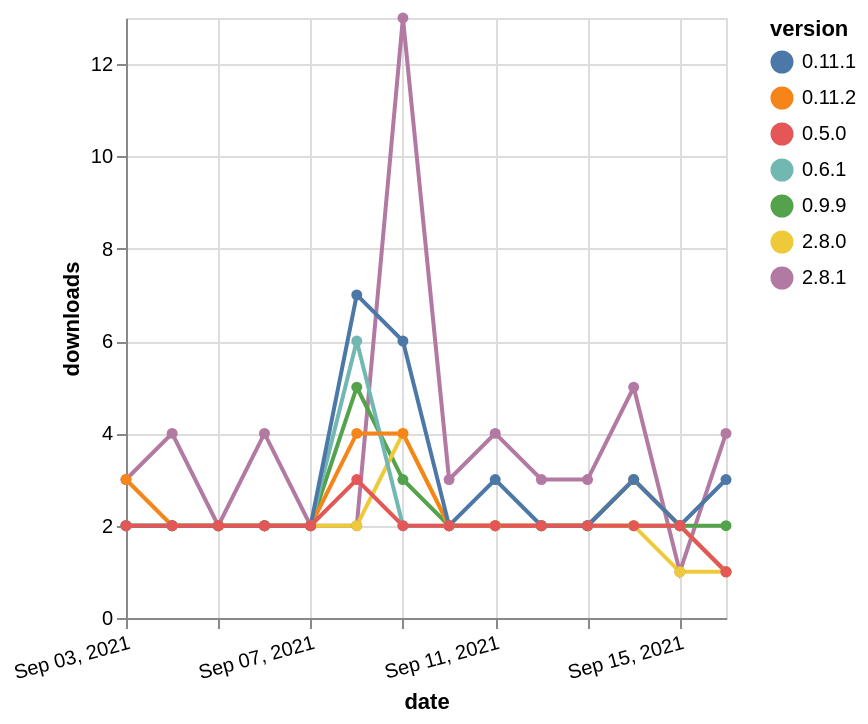

Describe this chart as a Vega-Lite specification.
### Vega-Lite specification from a JSON file in a GitHub repository (floating-point values rounded to 4 significant figures)
{"$schema": "https://vega.github.io/schema/vega-lite/v5.json", "description": "A simple bar chart with embedded data.", "data": {"values": [{"date": "2021-09-03", "total": 3750, "delta": 3, "version": "2.8.1"}, {"date": "2021-09-04", "total": 3754, "delta": 4, "version": "2.8.1"}, {"date": "2021-09-05", "total": 3756, "delta": 2, "version": "2.8.1"}, {"date": "2021-09-06", "total": 3760, "delta": 4, "version": "2.8.1"}, {"date": "2021-09-07", "total": 3762, "delta": 2, "version": "2.8.1"}, {"date": "2021-09-08", "total": 3764, "delta": 2, "version": "2.8.1"}, {"date": "2021-09-09", "total": 3777, "delta": 13, "version": "2.8.1"}, {"date": "2021-09-10", "total": 3780, "delta": 3, "version": "2.8.1"}, {"date": "2021-09-11", "total": 3784, "delta": 4, "version": "2.8.1"}, {"date": "2021-09-12", "total": 3787, "delta": 3, "version": "2.8.1"}, {"date": "2021-09-13", "total": 3790, "delta": 3, "version": "2.8.1"}, {"date": "2021-09-14", "total": 3795, "delta": 5, "version": "2.8.1"}, {"date": "2021-09-15", "total": 3796, "delta": 1, "version": "2.8.1"}, {"date": "2021-09-16", "total": 3800, "delta": 4, "version": "2.8.1"}, {"date": "2021-09-03", "total": 4434, "delta": 2, "version": "0.9.9"}, {"date": "2021-09-04", "total": 4436, "delta": 2, "version": "0.9.9"}, {"date": "2021-09-05", "total": 4438, "delta": 2, "version": "0.9.9"}, {"date": "2021-09-06", "total": 4440, "delta": 2, "version": "0.9.9"}, {"date": "2021-09-07", "total": 4442, "delta": 2, "version": "0.9.9"}, {"date": "2021-09-08", "total": 4447, "delta": 5, "version": "0.9.9"}, {"date": "2021-09-09", "total": 4450, "delta": 3, "version": "0.9.9"}, {"date": "2021-09-10", "total": 4452, "delta": 2, "version": "0.9.9"}, {"date": "2021-09-11", "total": 4454, "delta": 2, "version": "0.9.9"}, {"date": "2021-09-12", "total": 4456, "delta": 2, "version": "0.9.9"}, {"date": "2021-09-13", "total": 4458, "delta": 2, "version": "0.9.9"}, {"date": "2021-09-14", "total": 4460, "delta": 2, "version": "0.9.9"}, {"date": "2021-09-15", "total": 4462, "delta": 2, "version": "0.9.9"}, {"date": "2021-09-16", "total": 4464, "delta": 2, "version": "0.9.9"}, {"date": "2021-09-03", "total": 1707, "delta": 2, "version": "2.8.0"}, {"date": "2021-09-04", "total": 1709, "delta": 2, "version": "2.8.0"}, {"date": "2021-09-05", "total": 1711, "delta": 2, "version": "2.8.0"}, {"date": "2021-09-06", "total": 1713, "delta": 2, "version": "2.8.0"}, {"date": "2021-09-07", "total": 1715, "delta": 2, "version": "2.8.0"}, {"date": "2021-09-08", "total": 1717, "delta": 2, "version": "2.8.0"}, {"date": "2021-09-09", "total": 1721, "delta": 4, "version": "2.8.0"}, {"date": "2021-09-10", "total": 1723, "delta": 2, "version": "2.8.0"}, {"date": "2021-09-11", "total": 1725, "delta": 2, "version": "2.8.0"}, {"date": "2021-09-12", "total": 1727, "delta": 2, "version": "2.8.0"}, {"date": "2021-09-13", "total": 1729, "delta": 2, "version": "2.8.0"}, {"date": "2021-09-14", "total": 1731, "delta": 2, "version": "2.8.0"}, {"date": "2021-09-15", "total": 1732, "delta": 1, "version": "2.8.0"}, {"date": "2021-09-16", "total": 1733, "delta": 1, "version": "2.8.0"}, {"date": "2021-09-03", "total": 76527, "delta": 2, "version": "0.6.1"}, {"date": "2021-09-04", "total": 76529, "delta": 2, "version": "0.6.1"}, {"date": "2021-09-05", "total": 76531, "delta": 2, "version": "0.6.1"}, {"date": "2021-09-06", "total": 76533, "delta": 2, "version": "0.6.1"}, {"date": "2021-09-07", "total": 76535, "delta": 2, "version": "0.6.1"}, {"date": "2021-09-08", "total": 76541, "delta": 6, "version": "0.6.1"}, {"date": "2021-09-09", "total": 76543, "delta": 2, "version": "0.6.1"}, {"date": "2021-09-10", "total": 76545, "delta": 2, "version": "0.6.1"}, {"date": "2021-09-11", "total": 76547, "delta": 2, "version": "0.6.1"}, {"date": "2021-09-12", "total": 76549, "delta": 2, "version": "0.6.1"}, {"date": "2021-09-13", "total": 76551, "delta": 2, "version": "0.6.1"}, {"date": "2021-09-14", "total": 76554, "delta": 3, "version": "0.6.1"}, {"date": "2021-09-15", "total": 76556, "delta": 2, "version": "0.6.1"}, {"date": "2021-09-16", "total": 76557, "delta": 1, "version": "0.6.1"}, {"date": "2021-09-03", "total": 10000, "delta": 3, "version": "0.11.2"}, {"date": "2021-09-04", "total": 10002, "delta": 2, "version": "0.11.2"}, {"date": "2021-09-05", "total": 10004, "delta": 2, "version": "0.11.2"}, {"date": "2021-09-06", "total": 10006, "delta": 2, "version": "0.11.2"}, {"date": "2021-09-07", "total": 10008, "delta": 2, "version": "0.11.2"}, {"date": "2021-09-08", "total": 10012, "delta": 4, "version": "0.11.2"}, {"date": "2021-09-09", "total": 10016, "delta": 4, "version": "0.11.2"}, {"date": "2021-09-10", "total": 10018, "delta": 2, "version": "0.11.2"}, {"date": "2021-09-11", "total": 10020, "delta": 2, "version": "0.11.2"}, {"date": "2021-09-12", "total": 10022, "delta": 2, "version": "0.11.2"}, {"date": "2021-09-13", "total": 10024, "delta": 2, "version": "0.11.2"}, {"date": "2021-09-14", "total": 10027, "delta": 3, "version": "0.11.2"}, {"date": "2021-09-15", "total": 10029, "delta": 2, "version": "0.11.2"}, {"date": "2021-09-16", "total": 10030, "delta": 1, "version": "0.11.2"}, {"date": "2021-09-03", "total": 7364, "delta": 2, "version": "0.11.1"}, {"date": "2021-09-04", "total": 7366, "delta": 2, "version": "0.11.1"}, {"date": "2021-09-05", "total": 7368, "delta": 2, "version": "0.11.1"}, {"date": "2021-09-06", "total": 7370, "delta": 2, "version": "0.11.1"}, {"date": "2021-09-07", "total": 7372, "delta": 2, "version": "0.11.1"}, {"date": "2021-09-08", "total": 7379, "delta": 7, "version": "0.11.1"}, {"date": "2021-09-09", "total": 7385, "delta": 6, "version": "0.11.1"}, {"date": "2021-09-10", "total": 7387, "delta": 2, "version": "0.11.1"}, {"date": "2021-09-11", "total": 7390, "delta": 3, "version": "0.11.1"}, {"date": "2021-09-12", "total": 7392, "delta": 2, "version": "0.11.1"}, {"date": "2021-09-13", "total": 7394, "delta": 2, "version": "0.11.1"}, {"date": "2021-09-14", "total": 7397, "delta": 3, "version": "0.11.1"}, {"date": "2021-09-15", "total": 7399, "delta": 2, "version": "0.11.1"}, {"date": "2021-09-16", "total": 7402, "delta": 3, "version": "0.11.1"}, {"date": "2021-09-03", "total": 2634, "delta": 2, "version": "0.5.0"}, {"date": "2021-09-04", "total": 2636, "delta": 2, "version": "0.5.0"}, {"date": "2021-09-05", "total": 2638, "delta": 2, "version": "0.5.0"}, {"date": "2021-09-06", "total": 2640, "delta": 2, "version": "0.5.0"}, {"date": "2021-09-07", "total": 2642, "delta": 2, "version": "0.5.0"}, {"date": "2021-09-08", "total": 2645, "delta": 3, "version": "0.5.0"}, {"date": "2021-09-09", "total": 2647, "delta": 2, "version": "0.5.0"}, {"date": "2021-09-10", "total": 2649, "delta": 2, "version": "0.5.0"}, {"date": "2021-09-11", "total": 2651, "delta": 2, "version": "0.5.0"}, {"date": "2021-09-12", "total": 2653, "delta": 2, "version": "0.5.0"}, {"date": "2021-09-13", "total": 2655, "delta": 2, "version": "0.5.0"}, {"date": "2021-09-14", "total": 2657, "delta": 2, "version": "0.5.0"}, {"date": "2021-09-15", "total": 2659, "delta": 2, "version": "0.5.0"}, {"date": "2021-09-16", "total": 2660, "delta": 1, "version": "0.5.0"}]}, "width": "container", "mark": {"type": "line", "point": {"filled": true}}, "encoding": {"x": {"field": "date", "type": "temporal", "timeUnit": "yearmonthdate", "title": "date", "axis": {"labelAngle": -15}}, "y": {"field": "delta", "type": "quantitative", "title": "downloads"}, "color": {"field": "version", "type": "nominal"}, "tooltip": {"field": "delta"}}}
